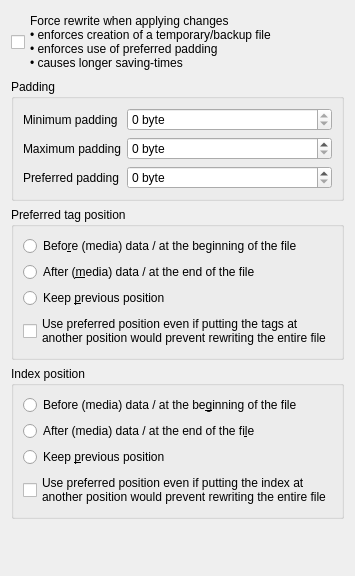
<?xml version="1.0" encoding="UTF-8"?>
<ui version="4.0">
 <class>QtGui::FileLayoutPage</class>
 <widget class="QWidget" name="QtGui::FileLayoutPage">
  <property name="sizePolicy">
   <sizepolicy hsizetype="Maximum" vsizetype="Preferred">
    <horstretch>0</horstretch>
    <verstretch>0</verstretch>
   </sizepolicy>
  </property>
  <property name="windowTitle">
   <string>File layout</string>
  </property>
  <property name="styleSheet">
   <string notr="true">QGroupBox { font-weight: bold };</string>
  </property>
  <layout class="QVBoxLayout" name="verticalLayout">
   <item>
    <widget class="QCheckBox" name="forceRewriteCheckBox">
     <property name="text">
      <string>Force rewrite when applying changes
• enforces creation of a temporary/backup file
• enforces use of preferred padding
• causes longer saving-times</string>
     </property>
    </widget>
   </item>
   <item>
    <widget class="QWidget" name="widget" native="true">
     <layout class="QVBoxLayout" name="verticalLayout_3">
      <property name="leftMargin">
       <number>0</number>
      </property>
      <property name="topMargin">
       <number>0</number>
      </property>
      <property name="rightMargin">
       <number>0</number>
      </property>
      <property name="bottomMargin">
       <number>0</number>
      </property>
      <item>
       <widget class="QGroupBox" name="paddingGroupBox">
        <property name="title">
         <string>Padding</string>
        </property>
        <layout class="QVBoxLayout">
         <item>
          <layout class="QFormLayout" name="formLayout">
           <item row="0" column="0">
            <widget class="QLabel" name="minPaddingLabel">
             <property name="text">
              <string>Minimum padding</string>
             </property>
            </widget>
           </item>
           <item row="0" column="1">
            <widget class="QSpinBox" name="minPaddingSpinBox">
             <property name="minimumSize">
              <size>
               <width>150</width>
               <height>0</height>
              </size>
             </property>
             <property name="suffix">
              <string> byte</string>
             </property>
             <property name="maximum">
              <number>0</number>
             </property>
            </widget>
           </item>
           <item row="1" column="0">
            <widget class="QLabel" name="maxPaddingLabel">
             <property name="text">
              <string>Maximum padding</string>
             </property>
            </widget>
           </item>
           <item row="1" column="1">
            <widget class="QSpinBox" name="maxPaddingSpinBox">
             <property name="minimumSize">
              <size>
               <width>150</width>
               <height>0</height>
              </size>
             </property>
             <property name="suffix">
              <string> byte</string>
             </property>
             <property name="minimum">
              <number>0</number>
             </property>
             <property name="maximum">
              <number>429496729</number>
             </property>
             <property name="value">
              <number>0</number>
             </property>
            </widget>
           </item>
           <item row="2" column="0">
            <widget class="QLabel" name="preferredPaddingLabel">
             <property name="text">
              <string>Preferred padding</string>
             </property>
            </widget>
           </item>
           <item row="2" column="1">
            <widget class="QSpinBox" name="preferredPaddingSpinBox">
             <property name="minimumSize">
              <size>
               <width>150</width>
               <height>0</height>
              </size>
             </property>
             <property name="suffix">
              <string> byte</string>
             </property>
             <property name="minimum">
              <number>0</number>
             </property>
             <property name="maximum">
              <number>429496729</number>
             </property>
             <property name="value">
              <number>0</number>
             </property>
            </widget>
           </item>
          </layout>
         </item>
        </layout>
       </widget>
      </item>
      <item>
       <widget class="QGroupBox" name="tagPositionGroupBox">
        <property name="title">
         <string>Preferred tag position</string>
        </property>
        <layout class="QVBoxLayout" name="verticalLayout_2">
         <item>
          <widget class="QRadioButton" name="tagPosBeforeDataRadioButton">
           <property name="text">
            <string>Befo&amp;re (media) data / at the beginning of the file</string>
           </property>
          </widget>
         </item>
         <item>
          <widget class="QRadioButton" name="tagPosAfterDataRadioButton">
           <property name="text">
            <string>After (&amp;media) data / at the end of the file</string>
           </property>
          </widget>
         </item>
         <item>
          <widget class="QRadioButton" name="tagPosKeepRadioButton">
           <property name="text">
            <string>Keep &amp;previous position</string>
           </property>
          </widget>
         </item>
         <item>
          <widget class="QCheckBox" name="tagPosForceCheckBox">
           <property name="text">
            <string>Use preferred position even if putting the tags at
another position would prevent rewriting the entire file</string>
           </property>
          </widget>
         </item>
        </layout>
       </widget>
      </item>
     </layout>
    </widget>
   </item>
   <item>
    <widget class="QGroupBox" name="indexPositionGroupBox">
     <property name="title">
      <string>Index position</string>
     </property>
     <layout class="QVBoxLayout" name="verticalLayout_4">
      <item>
       <widget class="QRadioButton" name="indexPosBeforeDataRadioButton">
        <property name="text">
         <string>Before (media) data / at the be&amp;ginning of the file</string>
        </property>
       </widget>
      </item>
      <item>
       <widget class="QRadioButton" name="indexPosAfterDataRadioButton">
        <property name="text">
         <string>After (media) data / at the end of the fi&amp;le</string>
        </property>
       </widget>
      </item>
      <item>
       <widget class="QRadioButton" name="indexPosKeepRadioButton">
        <property name="text">
         <string>Keep &amp;previous position</string>
        </property>
       </widget>
      </item>
      <item>
       <widget class="QCheckBox" name="indexPosForceCheckBox">
        <property name="text">
         <string>Use preferred position even if putting the index at
another position would prevent rewriting the entire file</string>
        </property>
       </widget>
      </item>
     </layout>
    </widget>
   </item>
   <item>
    <widget class="NotificationLabel" name="preferredTagPosLabel" native="true"/>
   </item>
   <item>
    <spacer name="verticalSpacer">
     <property name="orientation">
      <enum>Qt::Vertical</enum>
     </property>
     <property name="sizeHint" stdset="0">
      <size>
       <width>20</width>
       <height>40</height>
      </size>
     </property>
    </spacer>
   </item>
  </layout>
 </widget>
 <customwidgets>
  <customwidget>
   <class>NotificationLabel</class>
   <extends>QWidget</extends>
   <header>gui/notificationlabel.h</header>
   <container>1</container>
  </customwidget>
 </customwidgets>
 <tabstops>
  <tabstop>forceRewriteCheckBox</tabstop>
  <tabstop>minPaddingSpinBox</tabstop>
  <tabstop>maxPaddingSpinBox</tabstop>
  <tabstop>preferredPaddingSpinBox</tabstop>
  <tabstop>tagPosBeforeDataRadioButton</tabstop>
  <tabstop>tagPosAfterDataRadioButton</tabstop>
  <tabstop>tagPosKeepRadioButton</tabstop>
  <tabstop>tagPosForceCheckBox</tabstop>
  <tabstop>indexPosBeforeDataRadioButton</tabstop>
  <tabstop>indexPosAfterDataRadioButton</tabstop>
  <tabstop>indexPosKeepRadioButton</tabstop>
  <tabstop>indexPosForceCheckBox</tabstop>
 </tabstops>
 <resources/>
 <connections/>
</ui>
